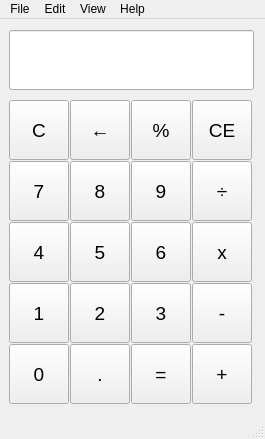
<?xml version="1.0" encoding="UTF-8"?>
<ui version="4.0">
 <class>MainWindow</class>
 <widget class="QMainWindow" name="MainWindow">
  <property name="enabled">
   <bool>true</bool>
  </property>
  <property name="geometry">
   <rect>
    <x>0</x>
    <y>0</y>
    <width>265</width>
    <height>439</height>
   </rect>
  </property>
  <property name="minimumSize">
   <size>
    <width>265</width>
    <height>439</height>
   </size>
  </property>
  <property name="maximumSize">
   <size>
    <width>265</width>
    <height>439</height>
   </size>
  </property>
  <property name="windowTitle">
   <string>Qt Desktop Calculator (by elmyrockers)</string>
  </property>
  <property name="windowIcon">
   <iconset>
    <normaloff>calculator-icon.svg</normaloff>calculator-icon.svg</iconset>
  </property>
  <property name="styleSheet">
   <string notr="true"/>
  </property>
  <widget class="QWidget" name="centralwidget">
   <property name="maximumSize">
    <size>
     <width>265</width>
     <height>396</height>
    </size>
   </property>
   <layout class="QVBoxLayout" name="verticalLayout_2">
    <item>
     <layout class="QVBoxLayout" name="verticalLayout">
      <property name="spacing">
       <number>10</number>
      </property>
      <item>
       <widget class="QLineEdit" name="lineEdit">
        <property name="minimumSize">
         <size>
          <width>0</width>
          <height>60</height>
         </size>
        </property>
        <property name="maximumSize">
         <size>
          <width>245</width>
          <height>60</height>
         </size>
        </property>
        <property name="font">
         <font>
          <pointsize>20</pointsize>
          <bold>true</bold>
         </font>
        </property>
        <property name="styleSheet">
         <string notr="true">padding:10px</string>
        </property>
        <property name="readOnly">
         <bool>true</bool>
        </property>
       </widget>
      </item>
      <item>
       <layout class="QGridLayout" name="gridLayout" rowstretch="0,0,0,0,0,0,0" columnstretch="1,1,1,1" rowminimumheight="0,0,0,0,0,0,0">
        <property name="spacing">
         <number>1</number>
        </property>
        <item row="1" column="0">
         <widget class="QPushButton" name="pb7">
          <property name="minimumSize">
           <size>
            <width>60</width>
            <height>60</height>
           </size>
          </property>
          <property name="maximumSize">
           <size>
            <width>60</width>
            <height>60</height>
           </size>
          </property>
          <property name="font">
           <font>
            <family>Helvetica</family>
            <pointsize>14</pointsize>
            <bold>false</bold>
           </font>
          </property>
          <property name="text">
           <string>7</string>
          </property>
         </widget>
        </item>
        <item row="4" column="0">
         <widget class="QPushButton" name="pb4">
          <property name="minimumSize">
           <size>
            <width>60</width>
            <height>60</height>
           </size>
          </property>
          <property name="maximumSize">
           <size>
            <width>60</width>
            <height>60</height>
           </size>
          </property>
          <property name="font">
           <font>
            <family>Helvetica</family>
            <pointsize>14</pointsize>
            <bold>false</bold>
           </font>
          </property>
          <property name="text">
           <string>4</string>
          </property>
         </widget>
        </item>
        <item row="6" column="3">
         <widget class="QPushButton" name="pbAdd">
          <property name="minimumSize">
           <size>
            <width>60</width>
            <height>60</height>
           </size>
          </property>
          <property name="maximumSize">
           <size>
            <width>60</width>
            <height>60</height>
           </size>
          </property>
          <property name="font">
           <font>
            <family>Helvetica</family>
            <pointsize>14</pointsize>
            <bold>false</bold>
           </font>
          </property>
          <property name="text">
           <string>+</string>
          </property>
         </widget>
        </item>
        <item row="4" column="2">
         <widget class="QPushButton" name="pb6">
          <property name="minimumSize">
           <size>
            <width>60</width>
            <height>60</height>
           </size>
          </property>
          <property name="maximumSize">
           <size>
            <width>60</width>
            <height>60</height>
           </size>
          </property>
          <property name="font">
           <font>
            <family>Helvetica</family>
            <pointsize>14</pointsize>
            <bold>false</bold>
           </font>
          </property>
          <property name="text">
           <string>6</string>
          </property>
         </widget>
        </item>
        <item row="6" column="1">
         <widget class="QPushButton" name="pbDot">
          <property name="minimumSize">
           <size>
            <width>60</width>
            <height>60</height>
           </size>
          </property>
          <property name="maximumSize">
           <size>
            <width>60</width>
            <height>60</height>
           </size>
          </property>
          <property name="font">
           <font>
            <family>Helvetica</family>
            <pointsize>14</pointsize>
            <bold>false</bold>
           </font>
          </property>
          <property name="text">
           <string>.</string>
          </property>
         </widget>
        </item>
        <item row="6" column="0">
         <widget class="QPushButton" name="pb0">
          <property name="minimumSize">
           <size>
            <width>60</width>
            <height>60</height>
           </size>
          </property>
          <property name="maximumSize">
           <size>
            <width>60</width>
            <height>60</height>
           </size>
          </property>
          <property name="font">
           <font>
            <family>Helvetica</family>
            <pointsize>14</pointsize>
            <bold>false</bold>
           </font>
          </property>
          <property name="text">
           <string>0</string>
          </property>
         </widget>
        </item>
        <item row="4" column="1">
         <widget class="QPushButton" name="pb5">
          <property name="minimumSize">
           <size>
            <width>60</width>
            <height>60</height>
           </size>
          </property>
          <property name="maximumSize">
           <size>
            <width>60</width>
            <height>60</height>
           </size>
          </property>
          <property name="font">
           <font>
            <family>Helvetica</family>
            <pointsize>14</pointsize>
            <bold>false</bold>
           </font>
          </property>
          <property name="text">
           <string>5</string>
          </property>
         </widget>
        </item>
        <item row="1" column="1">
         <widget class="QPushButton" name="pb8">
          <property name="minimumSize">
           <size>
            <width>60</width>
            <height>60</height>
           </size>
          </property>
          <property name="maximumSize">
           <size>
            <width>60</width>
            <height>60</height>
           </size>
          </property>
          <property name="font">
           <font>
            <family>Helvetica</family>
            <pointsize>14</pointsize>
            <bold>false</bold>
           </font>
          </property>
          <property name="text">
           <string>8</string>
          </property>
         </widget>
        </item>
        <item row="5" column="2">
         <widget class="QPushButton" name="pb3">
          <property name="minimumSize">
           <size>
            <width>60</width>
            <height>60</height>
           </size>
          </property>
          <property name="maximumSize">
           <size>
            <width>60</width>
            <height>60</height>
           </size>
          </property>
          <property name="font">
           <font>
            <family>Helvetica</family>
            <pointsize>14</pointsize>
            <bold>false</bold>
           </font>
          </property>
          <property name="text">
           <string>3</string>
          </property>
         </widget>
        </item>
        <item row="6" column="2">
         <widget class="QPushButton" name="pbEqual">
          <property name="minimumSize">
           <size>
            <width>60</width>
            <height>60</height>
           </size>
          </property>
          <property name="maximumSize">
           <size>
            <width>60</width>
            <height>60</height>
           </size>
          </property>
          <property name="font">
           <font>
            <family>Helvetica</family>
            <pointsize>14</pointsize>
            <bold>false</bold>
           </font>
          </property>
          <property name="text">
           <string>=</string>
          </property>
         </widget>
        </item>
        <item row="0" column="0">
         <widget class="QPushButton" name="pbC">
          <property name="minimumSize">
           <size>
            <width>60</width>
            <height>60</height>
           </size>
          </property>
          <property name="maximumSize">
           <size>
            <width>60</width>
            <height>60</height>
           </size>
          </property>
          <property name="font">
           <font>
            <family>Helvetica</family>
            <pointsize>14</pointsize>
           </font>
          </property>
          <property name="text">
           <string>C</string>
          </property>
         </widget>
        </item>
        <item row="1" column="2">
         <widget class="QPushButton" name="pb9">
          <property name="minimumSize">
           <size>
            <width>60</width>
            <height>60</height>
           </size>
          </property>
          <property name="maximumSize">
           <size>
            <width>60</width>
            <height>60</height>
           </size>
          </property>
          <property name="font">
           <font>
            <family>Helvetica</family>
            <pointsize>14</pointsize>
            <bold>false</bold>
           </font>
          </property>
          <property name="text">
           <string>9</string>
          </property>
         </widget>
        </item>
        <item row="5" column="1">
         <widget class="QPushButton" name="pb2">
          <property name="minimumSize">
           <size>
            <width>60</width>
            <height>60</height>
           </size>
          </property>
          <property name="maximumSize">
           <size>
            <width>60</width>
            <height>60</height>
           </size>
          </property>
          <property name="font">
           <font>
            <family>Helvetica</family>
            <pointsize>14</pointsize>
            <bold>false</bold>
           </font>
          </property>
          <property name="text">
           <string>2</string>
          </property>
         </widget>
        </item>
        <item row="1" column="3">
         <widget class="QPushButton" name="pbDivide">
          <property name="minimumSize">
           <size>
            <width>60</width>
            <height>60</height>
           </size>
          </property>
          <property name="maximumSize">
           <size>
            <width>60</width>
            <height>60</height>
           </size>
          </property>
          <property name="font">
           <font>
            <family>Helvetica</family>
            <pointsize>14</pointsize>
            <bold>false</bold>
           </font>
          </property>
          <property name="text">
           <string>÷</string>
          </property>
         </widget>
        </item>
        <item row="4" column="3">
         <widget class="QPushButton" name="pbMultiply">
          <property name="minimumSize">
           <size>
            <width>60</width>
            <height>60</height>
           </size>
          </property>
          <property name="maximumSize">
           <size>
            <width>60</width>
            <height>60</height>
           </size>
          </property>
          <property name="font">
           <font>
            <family>Helvetica</family>
            <pointsize>14</pointsize>
            <bold>false</bold>
           </font>
          </property>
          <property name="text">
           <string>x</string>
          </property>
         </widget>
        </item>
        <item row="5" column="0">
         <widget class="QPushButton" name="pb1">
          <property name="minimumSize">
           <size>
            <width>60</width>
            <height>60</height>
           </size>
          </property>
          <property name="maximumSize">
           <size>
            <width>60</width>
            <height>60</height>
           </size>
          </property>
          <property name="font">
           <font>
            <family>Helvetica</family>
            <pointsize>14</pointsize>
            <bold>false</bold>
           </font>
          </property>
          <property name="text">
           <string>1</string>
          </property>
         </widget>
        </item>
        <item row="5" column="3">
         <widget class="QPushButton" name="pbSubtract">
          <property name="minimumSize">
           <size>
            <width>60</width>
            <height>60</height>
           </size>
          </property>
          <property name="maximumSize">
           <size>
            <width>60</width>
            <height>60</height>
           </size>
          </property>
          <property name="font">
           <font>
            <family>Helvetica</family>
            <pointsize>14</pointsize>
            <bold>false</bold>
           </font>
          </property>
          <property name="text">
           <string>-</string>
          </property>
         </widget>
        </item>
        <item row="0" column="1">
         <widget class="QPushButton" name="pbBackspace">
          <property name="minimumSize">
           <size>
            <width>60</width>
            <height>60</height>
           </size>
          </property>
          <property name="maximumSize">
           <size>
            <width>60</width>
            <height>60</height>
           </size>
          </property>
          <property name="font">
           <font>
            <family>Helvetica</family>
            <pointsize>14</pointsize>
           </font>
          </property>
          <property name="text">
           <string>←</string>
          </property>
         </widget>
        </item>
        <item row="0" column="2">
         <widget class="QPushButton" name="pbPercent">
          <property name="minimumSize">
           <size>
            <width>60</width>
            <height>60</height>
           </size>
          </property>
          <property name="maximumSize">
           <size>
            <width>60</width>
            <height>60</height>
           </size>
          </property>
          <property name="font">
           <font>
            <family>Helvetica</family>
            <pointsize>14</pointsize>
           </font>
          </property>
          <property name="text">
           <string>%</string>
          </property>
         </widget>
        </item>
        <item row="0" column="3">
         <widget class="QPushButton" name="pbCE">
          <property name="minimumSize">
           <size>
            <width>60</width>
            <height>60</height>
           </size>
          </property>
          <property name="maximumSize">
           <size>
            <width>60</width>
            <height>60</height>
           </size>
          </property>
          <property name="font">
           <font>
            <family>Helvetica</family>
            <pointsize>14</pointsize>
           </font>
          </property>
          <property name="text">
           <string>CE</string>
          </property>
         </widget>
        </item>
       </layout>
      </item>
     </layout>
    </item>
   </layout>
  </widget>
  <widget class="QMenuBar" name="menubar">
   <property name="geometry">
    <rect>
     <x>0</x>
     <y>0</y>
     <width>265</width>
     <height>22</height>
    </rect>
   </property>
   <widget class="QMenu" name="menuFile">
    <property name="title">
     <string>File</string>
    </property>
    <addaction name="menuExit"/>
   </widget>
   <widget class="QMenu" name="menuEdit">
    <property name="title">
     <string>Edit</string>
    </property>
    <addaction name="menuCopy"/>
    <addaction name="menuPaste"/>
   </widget>
   <widget class="QMenu" name="menuView">
    <property name="title">
     <string>View</string>
    </property>
    <addaction name="menuStandard"/>
    <addaction name="menuScientificMode"/>
   </widget>
   <widget class="QMenu" name="menuHelp">
    <property name="title">
     <string>Help</string>
    </property>
    <addaction name="menuAboutApp"/>
    <addaction name="menuAboutDeveloper"/>
    <addaction name="menuVisitWebsite"/>
   </widget>
   <addaction name="menuFile"/>
   <addaction name="menuEdit"/>
   <addaction name="menuView"/>
   <addaction name="menuHelp"/>
  </widget>
  <widget class="QStatusBar" name="statusbar"/>
  <action name="menuExit">
   <property name="text">
    <string>Exit</string>
   </property>
   <property name="font">
    <font/>
   </property>
  </action>
  <action name="menuCopy">
   <property name="text">
    <string>Copy</string>
   </property>
  </action>
  <action name="menuPaste">
   <property name="text">
    <string>Paste</string>
   </property>
  </action>
  <action name="menuStandard">
   <property name="text">
    <string>Standard</string>
   </property>
  </action>
  <action name="menuScientificMode">
   <property name="text">
    <string>Scientific Mode</string>
   </property>
  </action>
  <action name="menuAboutApp">
   <property name="text">
    <string>About App</string>
   </property>
  </action>
  <action name="menuAboutDeveloper">
   <property name="text">
    <string>About Developer</string>
   </property>
  </action>
  <action name="menuVisitWebsite">
   <property name="text">
    <string>Visit Website</string>
   </property>
  </action>
 </widget>
 <resources/>
 <connections/>
</ui>
